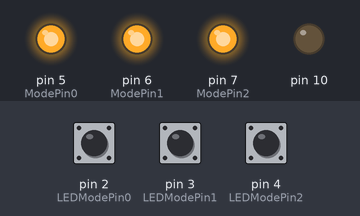
The sketch below on a simulated Arduino Uno, built with avr-gcc and run on an emulated ATmega328P. Shown: output pins drawn as LEDs (lit = HIGH). The inputs (shaded band) are chosen by the test bench; at power-on: pin 2 (LEDModePin0) HIGH, pin 3 (LEDModePin1) HIGH, pin 4 (LEDModePin2) HIGH. Pins used as bus, display or sensor lines are not drawn; what the sketch prints to the serial monitor is not drawn.

Above: at 1.2 s.
1.3 s: pin 2 (LEDModePin0) pulled LOW for 0.15 s
At 1.41 s:
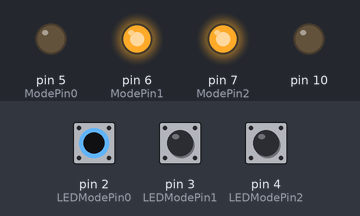
3.0 s: pin 3 (LEDModePin1) pulled LOW for 0.15 s
At 3.08 s:
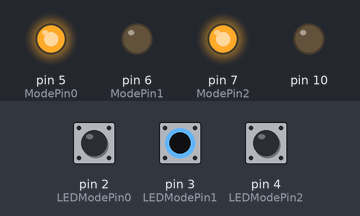
4.6 s: pin 4 (LEDModePin2) pulled LOW for 0.15 s
At 5.9 s:
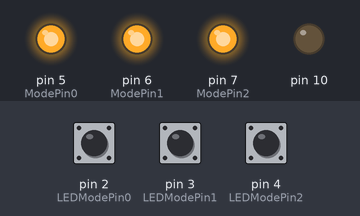
6.2 s: pin 2 (LEDModePin0) pulled LOW for 1 s
At 7.0 s:
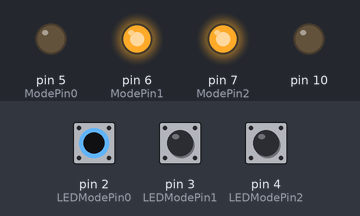
8.7 s: pin 3 (LEDModePin1) pulled LOW for 3.2 s
At 10.2 s:
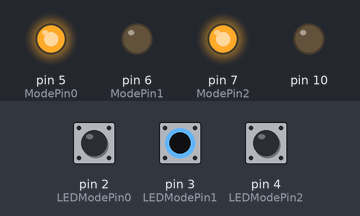
13.4 s: pin 4 (LEDModePin2) pulled LOW for 3.2 s
At 13.8 s:
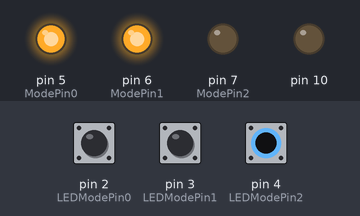
Timing chart, 0 to 18.2 s (numbered marks = the images above; inputs shaded):
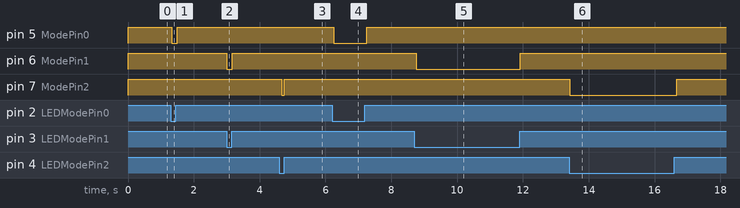

Measured:
- after the input at 1.3 s, pin 5 (ModePin0): HIGH → LOW at once, → HIGH 0.17 s later
- after the input at 3.0 s, pin 6 (ModePin1): HIGH → LOW at once, → HIGH 0.17 s later
- after the input at 4.6 s, pin 7 (ModePin2): HIGH → LOW after 0.07 s, → HIGH 0.08 s later
- after the input at 6.2 s, pin 5 (ModePin0): HIGH → LOW after 0.05 s, → HIGH 1.0 s later
- after the input at 8.7 s, pin 6 (ModePin1): HIGH → LOW after 0.05 s, → HIGH 3.2 s later
- after the input at 13.4 s, pin 7 (ModePin2): HIGH → LOW at once, → HIGH 3.3 s later

The sketch:

nano0.ino
```cpp
#include <SPI.h>
#include "JY901.h"
#include "Adafruit_NeoPixel.h"    //引入头文件
#include <Servo.h>            // 调用Servo库
#ifdef __AVR__
 #include <avr/power.h>
#endif

float angle = 0;


#define LEDModePin0 2
#define LEDModePin1 3     // 译码法选择灯带显示模式
#define LEDModePin2 4     // 译码法选择灯·带显示模式
#define ModePin0 5
#define ModePin1 6
#define ModePin2 7

#define BYTE0(dwTemp)       ( *( (char *)(&dwTemp)    ) )
#define BYTE1(dwTemp)       ( *( (char *)(&dwTemp) + 1) )
#define BYTE2(dwTemp)       ( *( (char *)(&dwTemp) + 2) )
#define BYTE3(dwTemp)       ( *( (char *)(&dwTemp) + 3) )


uint8_t data_to_send[10]={0};           // 数据流
volatile int EvenCheckLeft = 0;         // 偶检验变量
volatile int EvenCheckRight = 0;
long int cc = 0;                        // 记录整个路程，最后采用这个数据
int mode = 0;
// 函数列表：
void setLightMode();
void counter();
void get_angle();
void sendmode();

void setup (void)
{
  // 开始串口通讯
  //注意：此串口与SPI通信没有任何关系，只是为了程序演示输出SPI接收到的字节。
  Serial.begin(115200);

  pinMode(LEDModePin0, INPUT);
  pinMode(LEDModePin1, INPUT);
  pinMode(LEDModePin2, INPUT);
  pinMode(ModePin0, OUTPUT);
  pinMode(ModePin1, OUTPUT);
  pinMode(ModePin2, OUTPUT);

  digitalWrite(SS, HIGH);    // SS - pin 10
  digitalWrite(MISO, INPUT);
  digitalWrite(MOSI, OUTPUT);
  SPI.begin ();              // SPI通讯初始化配置
  SPI.setClockDivider(SPI_CLOCK_DIV8);
  attachInterrupt(0, counter, CHANGE);

}


void loop (void)
{
  setLightMode();
  sendmode();
  digitalWrite(SS, LOW);    // SS - pin 10
  // 循环发送字节，实现字符串的发送
  for(int i = 0; i < 20; i ++){
      get_angle();
      Send_Data(cc, angle);
      delay(4);
  }


  }


void setLightMode(){
  int a = digitalRead(LEDModePin0);
  int b = digitalRead(LEDModePin1);
  int c = digitalRead(LEDModePin2);
  if(a == 0 && b == 0 && c ==0)
    mode = 0;
  else if(a == 1 && b == 0 && c ==0)
    mode = 1;
  else if(a == 0 && b == 1 && c ==0)
    mode = 2;
  else if(a == 1 && b == 1 && c ==0)
    mode = 3;
  else if(a == 0 && b == 0 && c ==1)
    mode = 4;
  else if(a == 1 && b == 0 && c ==1)
    mode = 5;
  else if(a == 0 && b == 1 && c ==1)
    mode = 6;
  else if(a == 1 && b == 1 && c ==1)
    mode = 7;
}


void Send_Data(long int a, float b)
{
  // 一次发送两个字节的数据，分别为左右轮所行进的长度。
  uint8_t cnt=0;
  data_to_send[cnt++]=0xAA;
  data_to_send[cnt++]=BYTE3(a);
  data_to_send[cnt++]=BYTE2(a);
  data_to_send[cnt++]=BYTE1(a);
  data_to_send[cnt++]=BYTE0(a);
  data_to_send[cnt++]=BYTE3(b);
  data_to_send[cnt++]=BYTE2(b);
  data_to_send[cnt++]=BYTE1(b);
  data_to_send[cnt++]=BYTE0(b);
  data_to_send[cnt++]=0xDD;
  for(int i=0;i<cnt;i++)
  {
    SPI.transfer(data_to_send[i]);
    Serial.write(data_to_send[i]);
  }
}


void counter(){
  if(EvenCheckLeft == 0){
    cc ++;
    EvenCheckLeft = 1 - EvenCheckLeft;
  }
  else
    EvenCheckLeft = 1 - EvenCheckLeft;

}


void get_angle(void)
{
  while(Serial.available())
  {
    JY901.CopeSerialData(Serial.read());
  }
  angle = (float)JY901.stcAngle.Angle[2] / 32768 * 180 + 180;
}

void sendmode(){
  if(mode == 0)
  {
    digitalWrite(ModePin0, LOW);
    digitalWrite(ModePin1, LOW);
    digitalWrite(ModePin2, LOW);
  }
  else if(mode == 1)
  {
    digitalWrite(ModePin0, HIGH);
    digitalWrite(ModePin1, LOW);
    digitalWrite(ModePin2, LOW);
  }
  else if(mode == 2)
  {
    digitalWrite(ModePin0, LOW);
    digitalWrite(ModePin1, HIGH);
    digitalWrite(ModePin2, LOW);
  }
  else if(mode == 3)
  {
    digitalWrite(ModePin0, HIGH);
    digitalWrite(ModePin1, HIGH);
    digitalWrite(ModePin2, LOW);
  }
  else if(mode == 4)
  {
    digitalWrite(ModePin0, LOW);
    digitalWrite(ModePin1, LOW);
    digitalWrite(ModePin2, HIGH);
  }
  else if(mode == 5)
  {
    digitalWrite(ModePin0, HIGH);
    digitalWrite(ModePin1, LOW);
    digitalWrite(ModePin2, HIGH);
  }
  else if(mode == 6)
  {
    digitalWrite(ModePin0, LOW);
    digitalWrite(ModePin1, HIGH);
    digitalWrite(ModePin2, HIGH);
  }
  else if(mode == 7)
  {
    digitalWrite(ModePin0, HIGH);
    digitalWrite(ModePin1, HIGH);
    digitalWrite(ModePin2, HIGH);
  }

}
```

JY901.cpp
```cpp
#include "JY901.h"
#include "string.h"

CJY901 ::CJY901 ()
{
	ucDevAddr =0x50;
}
void CJY901::StartIIC()
{
	ucDevAddr = 0x50;
	Wire.begin();
}
void CJY901::StartIIC(unsigned char ucAddr)
{
	ucDevAddr = ucAddr;
	Wire.begin();
}
void CJY901 ::CopeSerialData(unsigned char ucData)
{
	static unsigned char ucRxBuffer[250];
	static unsigned char ucRxCnt = 0;

	ucRxBuffer[ucRxCnt++]=ucData;
	if (ucRxBuffer[0]!=0x55)
	{
		ucRxCnt=0;
		return;
	}
	if (ucRxCnt<11) {return;}
	else
	{
		switch(ucRxBuffer[1])
		{
			case 0x50:	memcpy(&stcTime,&ucRxBuffer[2],8);break;
			case 0x51:	memcpy(&stcAcc,&ucRxBuffer[2],8);break;
			case 0x52:	memcpy(&stcGyro,&ucRxBuffer[2],8);break;
			case 0x53:	memcpy(&stcAngle,&ucRxBuffer[2],8);break;
			case 0x54:	memcpy(&stcMag,&ucRxBuffer[2],8);break;
			case 0x55:	memcpy(&stcDStatus,&ucRxBuffer[2],8);break;
			case 0x56:	memcpy(&stcPress,&ucRxBuffer[2],8);break;
			case 0x57:	memcpy(&stcLonLat,&ucRxBuffer[2],8);break;
			case 0x58:	memcpy(&stcGPSV,&ucRxBuffer[2],8);break;
		}
		ucRxCnt=0;
	}
}
void CJY901::readRegisters(unsigned char deviceAddr,unsigned char addressToRead, unsigned char bytesToRead, char * dest)
{
  Wire.beginTransmission(deviceAddr);
  Wire.write(addressToRead);
  Wire.endTransmission(false); //endTransmission but keep the connection active

  Wire.requestFrom(deviceAddr, bytesToRead); //Ask for bytes, once done, bus is released by default

  while(Wire.available() < bytesToRead); //Hang out until we get the # of bytes we expect

  for(int x = 0 ; x < bytesToRead ; x++)
    dest[x] = Wire.read();
}
void CJY901::writeRegister(unsigned char deviceAddr,unsigned char addressToWrite,unsigned char bytesToRead, char *dataToWrite)
{
  Wire.beginTransmission(deviceAddr);
  Wire.write(addressToWrite);
  for(int i = 0 ; i < bytesToRead ; i++)
  Wire.write(dataToWrite[i]);
  Wire.endTransmission(); //Stop transmitting
}

short CJY901::ReadWord(unsigned char ucAddr)
{
	short sResult;
	readRegisters(ucDevAddr, ucAddr, 2, (char *)&sResult);
	return sResult;
}
void CJY901::WriteWord(unsigned char ucAddr,short sData)
{
	writeRegister(ucDevAddr, ucAddr, 2, (char *)&sData);
}
void CJY901::ReadData(unsigned char ucAddr,unsigned char ucLength,char chrData[])
{
	readRegisters(ucDevAddr, ucAddr, ucLength, chrData);
}

void CJY901::GetTime()
{
	readRegisters(ucDevAddr, 0x30, 8, (char*)&stcTime);
}
void CJY901::GetAcc()
{
	readRegisters(ucDevAddr, AX, 6, (char *)&stcAcc);
}
void CJY901::GetGyro()
{
	readRegisters(ucDevAddr, GX, 6, (char *)&stcGyro);
}

void CJY901::GetAngle()
{
	readRegisters(ucDevAddr, Roll, 6, (char *)&stcAngle);
}
void CJY901::GetMag()
{
	readRegisters(ucDevAddr, HX, 6, (char *)&stcMag);
}
void CJY901::GetPress()
{
	readRegisters(ucDevAddr, PressureL, 8, (char *)&stcPress);
}
void CJY901::GetDStatus()
{
	readRegisters(ucDevAddr, D0Status, 8, (char *)&stcDStatus);
}
void CJY901::GetLonLat()
{
	readRegisters(ucDevAddr, LonL, 8, (char *)&stcLonLat);
}
void CJY901::GetGPSV()
{
	readRegisters(ucDevAddr, GPSHeight, 8, (char *)&stcGPSV);
}
CJY901 JY901 = CJY901();
```

JY901.h
```cpp
#ifndef JY901_h
#define JY901_h

#define SAVE 			0x00
#define CALSW 		0x01
#define RSW 			0x02
#define RRATE			0x03
#define BAUD 			0x04
#define AXOFFSET	0x05
#define AYOFFSET	0x06
#define AZOFFSET	0x07
#define GXOFFSET	0x08
#define GYOFFSET	0x09
#define GZOFFSET	0x0a
#define HXOFFSET	0x0b
#define HYOFFSET	0x0c
#define HZOFFSET	0x0d
#define D0MODE		0x0e
#define D1MODE		0x0f
#define D2MODE		0x10
#define D3MODE		0x11
#define D0PWMH		0x12
#define D1PWMH		0x13
#define D2PWMH		0x14
#define D3PWMH		0x15
#define D0PWMT		0x16
#define D1PWMT		0x17
#define D2PWMT		0x18
#define D3PWMT		0x19
#define IICADDR		0x1a
#define LEDOFF 		0x1b
#define GPSBAUD		0x1c

#define YYMM				0x30
#define DDHH				0x31
#define MMSS				0x32
#define MS					0x33
#define AX					0x34
#define AY					0x35
#define AZ					0x36
#define GX					0x37
#define GY					0x38
#define GZ					0x39
#define HX					0x3a
#define HY					0x3b
#define HZ					0x3c
#define Roll				0x3d
#define Pitch				0x3e
#define Yaw					0x3f
#define TEMP				0x40
#define D0Status		0x41
#define D1Status		0x42
#define D2Status		0x43
#define D3Status		0x44
#define PressureL		0x45
#define PressureH		0x46
#define HeightL			0x47
#define HeightH			0x48
#define LonL				0x49
#define LonH				0x4a
#define LatL				0x4b
#define LatH				0x4c
#define GPSHeight   0x4d
#define GPSYAW      0x4e
#define GPSVL				0x4f
#define GPSVH				0x50

#define DIO_MODE_AIN 0
#define DIO_MODE_DIN 1
#define DIO_MODE_DOH 2
#define DIO_MODE_DOL 3
#define DIO_MODE_DOPWM 4
#define DIO_MODE_GPS 5

struct STime
{
	unsigned char ucYear;
	unsigned char ucMonth;
	unsigned char ucDay;
	unsigned char ucHour;
	unsigned char ucMinute;
	unsigned char ucSecond;
	unsigned short usMiliSecond;
};
struct SAcc
{
	short a[3];
	short T;
};
struct SGyro
{
	short w[3];
	short T;
};
struct SAngle
{
	short Angle[3];
	short T;
};
struct SMag
{
	short h[3];
	short T;
};

struct SDStatus
{
	short sDStatus[4];
};

struct SPress
{
	long lPressure;
	long lAltitude;
};

struct SLonLat
{
	long lLon;
	long lLat;
};

struct SGPSV
{
	short sGPSHeight;
	short sGPSYaw;
	long lGPSVelocity;
};
class CJY901
{
  public:
	struct STime		stcTime;
	struct SAcc 		stcAcc;
	struct SGyro 		stcGyro;
	struct SAngle 		stcAngle;
	struct SMag 		stcMag;
	struct SDStatus 	stcDStatus;
	struct SPress 		stcPress;
	struct SLonLat 		stcLonLat;
	struct SGPSV 		stcGPSV;

    CJY901 ();
	void StartIIC();
	void StartIIC(unsigned char ucAddr);
    void CopeSerialData(unsigned char ucData);
	short ReadWord(unsigned char ucAddr);
	void WriteWord(unsigned char ucAddr,short sData);
	void ReadData(unsigned char ucAddr,unsigned char ucLength,char chrData[]);
	void GetTime();
	void GetAcc();
	void GetGyro();
	void GetAngle();
	void GetMag();
	void GetPress();
	void GetDStatus();
	void GetLonLat();
	void GetGPSV();

  private:
	unsigned char ucDevAddr;
	void readRegisters(unsigned char deviceAddr,unsigned char addressToRead, unsigned char bytesToRead, char * dest);
	void writeRegister(unsigned char deviceAddr,unsigned char addressToWrite,unsigned char bytesToRead, char *dataToWrite);
};
extern CJY901 JY901;
#include <Wire.h>
#endif
```
